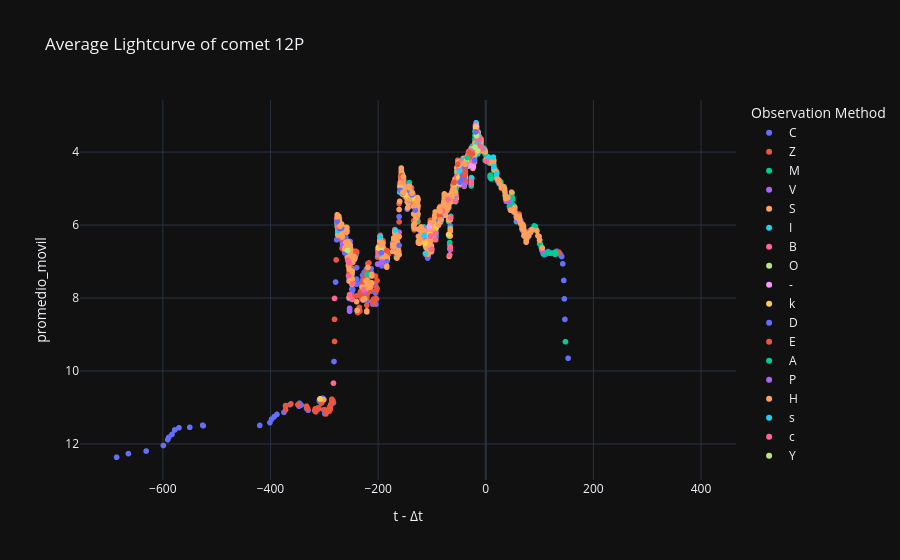

The code cell stored with this chart in its notebook:
### Code cell
# Curva de luz Promediada
labels = {'delta_t':'t - Δt','magnitud_reducida':'Max apparent total magnitude reduced', 'obs_method_key' : 'Observation Method'}
fig = px.scatter(curva_de_luz_promediada_df, x='delta_t', y='promedio_movil', color='obs_method_key', template= 'plotly_dark', labels= labels, title= f'Average Lightcurve of comet {nombre_cometa}')
fig.update_yaxes(autorange="reversed")
fig.show()

### Figure 1 — Plotly figure (JSON) as saved in the notebook; plotly's stock layout.template omitted (floating-point values rounded to 4 significant figures; data arrays with more than 128 entries replaced by an {"elided": "..."} marker saying what was removed)
{"data": [{"hovertemplate": "Observation Method=C<br>t - Δt=%{x}<br>promedio_movil=%{y}<extra></extra>", "legendgroup": "C", "marker": {"color": "#636efa", "symbol": "circle"}, "mode": "markers", "name": "C", "showlegend": true, "type": "scattergl", "x": {"elided": "362 int values"}, "xaxis": "x", "y": {"elided": "362 float values"}, "yaxis": "y"}, {"hovertemplate": "Observation Method=Z<br>t - Δt=%{x}<br>promedio_movil=%{y}<extra></extra>", "legendgroup": "Z", "marker": {"color": "#EF553B", "symbol": "circle"}, "mode": "markers", "name": "Z", "showlegend": true, "type": "scattergl", "x": {"elided": "443 int values"}, "xaxis": "x", "y": {"elided": "443 float values"}, "yaxis": "y"}, {"hovertemplate": "Observation Method=M<br>t - Δt=%{x}<br>promedio_movil=%{y}<extra></extra>", "legendgroup": "M", "marker": {"color": "#00cc96", "symbol": "circle"}, "mode": "markers", "name": "M", "showlegend": true, "type": "scattergl", "x": {"elided": "414 int values"}, "xaxis": "x", "y": {"elided": "414 float values"}, "yaxis": "y"}, {"hovertemplate": "Observation Method=V<br>t - Δt=%{x}<br>promedio_movil=%{y}<extra></extra>", "legendgroup": "V", "marker": {"color": "#ab63fa", "symbol": "circle"}, "mode": "markers", "name": "V", "showlegend": true, "type": "scattergl", "x": [105, 85, 84, 82, 74, 73, 72, 71, 69, 68, 67, 65, 64, 63, 62, 61, 59, 58, 57, 53, 52, 51, 46, 44, 38, 32, 26, 25, 24, 23, 22, 12, -19, -21, -35, -38, -38, -38, -40, -40, -40, -43, -44, -44, -45, -48, -49, -56, -63, -69, -70, -72, -80, -84, -85, -87, -88, -92, -99, -101, -111, -113, -113, -114, -121, -123, -131, -136, -137, -141, -141, -142, -143, -144, -148, -153, -154, -155, -159, -159, -161, -171, -172, -184, -192, -194, -197, -199, -200, -201, -224, -253, -253, -253, -262, -266, -267, -268, -271, -274, -275, -276, -276, -308], "xaxis": "x", "y": [6.708, 6.145, 6.185, 6.185, 6.275, 6.199, 6.241, 6.196, 6.085, 6.142, 6.061, 5.972, 5.861, 5.918, 5.763, 5.804, 5.864, 5.866, 5.713, 5.612, 5.644, 5.543, 5.573, 5.357, 5.343, 4.956, 4.848, 4.86, 4.771, 4.807, 4.792, 4.31, 3.337, 4.11, 4.398, 4.415, 4.587, 4.327, 4.551, 4.775, 4.326, 4.481, 4.806, 4.777, 4.306, 4.683, 4.55, 5.124, 5.181, 5.819, 5.324, 5.438, 5.643, 5.805, 5.535, 5.766, 6.009, 6.007, 6.222, 6.648, 6.551, 6.364, 6.359, 6.12, 6.179, 6.47, 5.581, 5.148, 5.141, 5.108, 5.001, 5.173, 5.202, 5.521, 5.163, 4.746, 5.045, 4.626, 4.91, 4.944, 6.197, 6.528, 6.563, 6.976, 6.816, 6.661, 6.48, 6.651, 6.661, 7.07, 7.828, 6.758, 8.361, 8.283, 6.736, 6.542, 6.347, 6.008, 6.135, 5.815, 5.986, 5.786, 5.864, 10.78], "yaxis": "y"}, {"hovertemplate": "Observation Method=S<br>t - Δt=%{x}<br>promedio_movil=%{y}<extra></extra>", "legendgroup": "S", "marker": {"color": "#FFA15A", "symbol": "circle"}, "mode": "markers", "name": "S", "showlegend": true, "type": "scattergl", "x": {"elided": "643 int values"}, "xaxis": "x", "y": {"elided": "643 float values"}, "yaxis": "y"}, {"hovertemplate": "Observation Method=I<br>t - Δt=%{x}<br>promedio_movil=%{y}<extra></extra>", "legendgroup": "I", "marker": {"color": "#19d3f3", "symbol": "circle"}, "mode": "markers", "name": "I", "showlegend": true, "type": "scattergl", "x": [20, 15, 14, 5, -5, -9, -12, -13, -14, -14, -14, -15, -17, -17, -18, -21, -23, -23, -25, -26, -26, -27, -30, -31, -38, -40, -42, -45, -45, -46, -47, -47, -112, -114, -160, -168, -196, -200, -200, -275, -276], "xaxis": "x", "y": [4.599, 4.394, 4.14, 4.154, 3.913, 3.852, 3.686, 3.823, 3.756, 3.523, 3.877, 4.05, 3.35, 3.794, 3.197, 4.116, 4.13, 4.351, 3.96, 4.415, 4.715, 4.858, 4.146, 4.042, 4.583, 4.782, 4.21, 4.464, 4.261, 4.581, 4.559, 4.636, 6.781, 6.281, 5.096, 6.138, 6.323, 6.828, 6.717, 6.152, 5.854], "yaxis": "y"}, {"hovertemplate": "Observation Method=B<br>t - Δt=%{x}<br>promedio_movil=%{y}<extra></extra>", "legendgroup": "B", "marker": {"color": "#FF6692", "symbol": "circle"}, "mode": "markers", "name": "B", "showlegend": true, "type": "scattergl", "x": [1, -7, -10, -10, -11, -12, -12, -13, -13, -14, -15, -15, -16, -16, -16, -17, -17, -19, -19, -21, -21, -21, -23, -24, -24, -24, -25, -25, -26, -27, -27, -27, -28, -28, -30, -31, -32, -33, -33, -33, -34, -34, -35, -41, -42, -44, -44, -44, -45, -46, -46, -46, -46, -46, -47, -47, -48, -49, -49, -50, -50, -50, -54, -54, -55, -56, -66, -70, -81, -83, -84, -138, -140, -141, -142, -158, -158, -159, -173, -198, -199, -199, -199, -200, -200, -200, -275, -275, -276, -276], "xaxis": "x", "y": [4.25, 3.906, 3.916, 3.857, 3.63, 3.839, 3.927, 3.829, 3.86, 3.654, 3.911, 3.865, 3.613, 3.655, 3.499, 3.383, 3.427, 3.257, 3.29, 4.239, 4.281, 3.972, 4.08, 4.379, 4.366, 4.364, 4.015, 4.071, 4.119, 4.866, 4.801, 4.385, 3.979, 4.001, 4.152, 3.981, 4.02, 4.264, 4.328, 4.313, 4.203, 4.157, 4.345, 4.39, 4.278, 4.379, 4.412, 4.457, 4.261, 4.568, 4.5, 4.366, 4.344, 4.433, 4.463, 4.525, 4.873, 4.77, 4.756, 4.631, 4.392, 4.481, 4.675, 4.791, 5.198, 5.352, 6.674, 5.302, 5.619, 5.822, 5.819, 5.283, 5.171, 5.053, 5.295, 4.827, 4.781, 4.942, 6.514, 6.665, 6.605, 6.603, 6.644, 6.68, 6.799, 6.706, 6.052, 6.03, 5.846, 5.908], "yaxis": "y"}, {"hovertemplate": "Observation Method=O<br>t - Δt=%{x}<br>promedio_movil=%{y}<extra></extra>", "legendgroup": "O", "marker": {"color": "#B6E880", "symbol": "circle"}, "mode": "markers", "name": "O", "showlegend": true, "type": "scattergl", "x": [-15, -17, -20, -28, -34, -35, -36, -47, -49, -50, -57, -195], "xaxis": "x", "y": [3.963, 3.552, 3.865, 4.045, 4.16, 4.387, 4.244, 4.581, 4.729, 4.359, 4.872, 6.653], "yaxis": "y"}, {"hovertemplate": "Observation Method=-<br>t - Δt=%{x}<br>promedio_movil=%{y}<extra></extra>", "legendgroup": "-", "marker": {"color": "#FF97FF", "symbol": "circle"}, "mode": "markers", "name": "-", "showlegend": true, "type": "scattergl", "x": [-18, -23, -24, -29, -39, -105, -159], "xaxis": "x", "y": [3.286, 4.406, 4.108, 4.37, 4.552, 6.049, 4.941], "yaxis": "y"}, {"hovertemplate": "Observation Method=k<br>t - Δt=%{x}<br>promedio_movil=%{y}<extra></extra>", "legendgroup": "k", "marker": {"color": "#FECB52", "symbol": "circle"}, "mode": "markers", "name": "k", "showlegend": true, "type": "scattergl", "x": [-19, -21, -38, -38, -40, -40, -44, -44, -48, -50, -69, -92, -104, -113, -136, -143, -150, -159, -200, -308], "xaxis": "x", "y": [3.328, 4.056, 4.684, 4.814, 4.624, 4.924, 4.82, 4.758, 4.852, 4.701, 6.259, 6.053, 6.262, 6.503, 5.264, 5.271, 5.171, 5.001, 6.626, 10.76], "yaxis": "y"}, {"hovertemplate": "Observation Method=D<br>t - Δt=%{x}<br>promedio_movil=%{y}<extra></extra>", "legendgroup": "D", "marker": {"color": "#636efa", "symbol": "circle"}, "mode": "markers", "name": "D", "showlegend": true, "type": "scattergl", "x": [-19, -21, -38, -38, -38, -40, -40, -44, -44, -48, -56, -84, -85, -87, -101, -131, -137, -141, -142, -153, -154, -159, -161, -171, -172, -184, -194, -262, -268, -271, -276], "xaxis": "x", "y": [3.446, 4.219, 4.418, 4.556, 4.438, 4.7, 4.916, 4.627, 4.746, 4.824, 5.158, 5.879, 5.758, 5.886, 6.658, 5.59, 5.172, 5.066, 5.318, 4.686, 5.121, 5.044, 6.558, 6.615, 6.573, 7.005, 6.761, 6.763, 6.085, 6.1, 5.908], "yaxis": "y"}, {"hovertemplate": "Observation Method=E<br>t - Δt=%{x}<br>promedio_movil=%{y}<extra></extra>", "legendgroup": "E", "marker": {"color": "#EF553B", "symbol": "circle"}, "mode": "markers", "name": "E", "showlegend": true, "type": "scattergl", "x": [-25, -30, -31, -38, -38, -40, -52, -59, -86, -156], "xaxis": "x", "y": [4.054, 4.13, 4.006, 4.816, 4.527, 4.638, 4.339, 4.837, 5.729, 4.652], "yaxis": "y"}, {"hovertemplate": "Observation Method=A<br>t - Δt=%{x}<br>promedio_movil=%{y}<extra></extra>", "legendgroup": "A", "marker": {"color": "#00cc96", "symbol": "circle"}, "mode": "markers", "name": "A", "showlegend": true, "type": "scattergl", "x": [-34], "xaxis": "x", "y": [4.153], "yaxis": "y"}, {"hovertemplate": "Observation Method=P<br>t - Δt=%{x}<br>promedio_movil=%{y}<extra></extra>", "legendgroup": "P", "marker": {"color": "#ab63fa", "symbol": "circle"}, "mode": "markers", "name": "P", "showlegend": true, "type": "scattergl", "x": [-37, -40, -67, -193], "xaxis": "x", "y": [4.332, 4.899, 6.653, 7.017], "yaxis": "y"}, {"hovertemplate": "Observation Method=H<br>t - Δt=%{x}<br>promedio_movil=%{y}<extra></extra>", "legendgroup": "H", "marker": {"color": "#FFA15A", "symbol": "circle"}, "mode": "markers", "name": "H", "showlegend": true, "type": "scattergl", "x": [-38, -40, -56, -63, -84, -85, -87, -88, -101, -131, -137, -141, -142, -153, -154, -159, -161, -171, -172, -184, -194, -262, -268, -271, -276, -276], "xaxis": "x", "y": [4.338, 4.304, 5.139, 5.202, 5.854, 5.624, 5.96, 5.995, 6.576, 5.464, 5.126, 4.984, 5.306, 4.677, 5.108, 4.844, 6.316, 6.602, 6.538, 7.128, 6.561, 6.654, 5.987, 6.034, 5.72, 5.775], "yaxis": "y"}, {"hovertemplate": "Observation Method=s<br>t - Δt=%{x}<br>promedio_movil=%{y}<extra></extra>", "legendgroup": "s", "marker": {"color": "#19d3f3", "symbol": "circle"}, "mode": "markers", "name": "s", "showlegend": true, "type": "scattergl", "x": [-49], "xaxis": "x", "y": [4.521], "yaxis": "y"}, {"hovertemplate": "Observation Method=c<br>t - Δt=%{x}<br>promedio_movil=%{y}<extra></extra>", "legendgroup": "c", "marker": {"color": "#FF6692", "symbol": "circle"}, "mode": "markers", "name": "c", "showlegend": true, "type": "scattergl", "x": [-65, -66, -67, -93, -94, -100, -103, -227, -247, -248, -253, -254, -255, -256, -281, -283], "xaxis": "x", "y": [5.8, 6.6, 6.821, 6.404, 6.235, 6.661, 6.302, 7.772, 7.608, 8.04, 7.906, 7.04, 7.387, 6.963, 8.013, 10.33], "yaxis": "y"}, {"hovertemplate": "Observation Method=Y<br>t - Δt=%{x}<br>promedio_movil=%{y}<extra></extra>", "legendgroup": "Y", "marker": {"color": "#B6E880", "symbol": "circle"}, "mode": "markers", "name": "Y", "showlegend": true, "type": "scattergl", "x": [-257], "xaxis": "x", "y": [6.691], "yaxis": "y"}], "layout": {"legend": {"title": {"text": "Observation Method"}, "tracegroupgap": 0}, "title": {"text": "Average Lightcurve of comet 12P"}, "xaxis": {"anchor": "y", "domain": [0, 1], "title": {"text": "t - Δt"}}, "yaxis": {"anchor": "x", "autorange": "reversed", "domain": [0, 1], "title": {"text": "promedio_movil"}}}}
